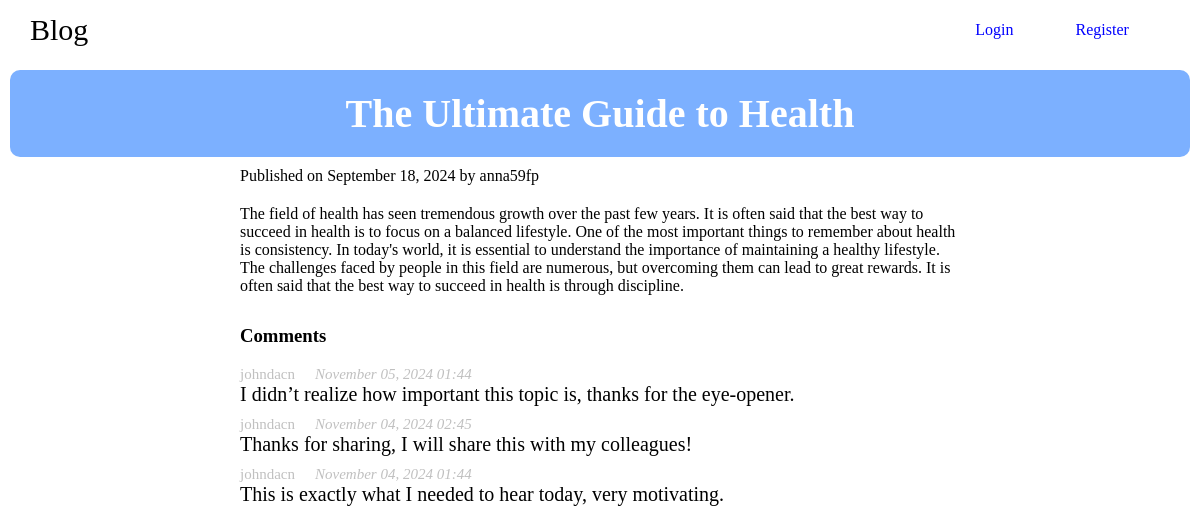
Page /post/7 on the committed database.
### blog/models.py (models this page shows, shortened)
class BlogPost(models.Model):
    author = models.ForeignKey(settings.AUTH_USER_MODEL, on_delete=models.CASCADE)
    title = models.CharField(max_length=200)
    content = models.TextField()
    created_at = models.DateTimeField(default=timezone.now)

class Comment(models.Model):
    author = models.ForeignKey(settings.AUTH_USER_MODEL, on_delete=models.CASCADE, related_name='comments')
    post = models.ForeignKey(BlogPost, on_delete=models.CASCADE, related_name='comments')
    content = models.TextField()
    created_at = models.DateTimeField(default=timezone.now)

### blog/views.py (the view)
# urls.py: path("post/<int:post_id>", views.post_detail, name="post_detail"),
def post_detail(request, post_id):
    post = get_object_or_404(BlogPost, id=post_id)
    comments = post.comments.all().order_by('-created_at')
    if request.method == 'POST':
        if request.user.is_authenticated:
            form = CommentForm(request.POST)
            if form.is_valid():
                comment = form.save(commit=False)
                comment.author = request.user
                comment.post = post
                comment.save()
                return redirect('post_detail', post_id=post.id)
        else:
            return redirect('login')
    else:
        form = CommentForm()
    return render(request, 'blog/post.html', {'post': post, 'comments': comments, 'form': form})

### blog/templates/blog/post.html (shortened to what this page needs)
{% extends "base.html" %}
{% block content %}
    {% if post %}
    <div class="post-details-title-container">
        <div style="font-size: 40px; font-weight: bold;">{{ post.title }}</div>
    </div>
    <div class="post-details-container">
        <div>
            <span>Published on {{ post.created_at|date:"F d, Y" }} by {{post.author}}</span>
        </div>
        <div class="post-details-content">
            {{ post.content }}
        </div>
        <h3>Comments</h3>
        <div class="comments-container">
            {% for comment in comments %}
                <div class="comment">
                    <div class="comment-info">
                        <div>{{ comment.author.username }}</div>
                        <div><em>{{ comment.created_at|date:"F d, Y H:i" }}</em></div>
                    </div>
                    <div class="comment-content">
                        {{ comment.content }}
                    </div>
                </div>
            {% endfor %}
        </div>
        {% else %}
        <p>No post found.</p>
        {% endif %}
    </div>
{% endblock %}

### blog/static/blog/css/navbar.css (style rules this page uses)
body { background-color: white; margin: 0px; padding: 0px; }

### blog/static/blog/css/post_details.css (style rules this page uses)
.post-details-title-container { width: 95%; margin-right: auto; margin-left: auto; background-color: rgb(124, 176, 255); margin-top: 10px; margin-bottom: 10px; border-radius: 10px; color: white; display: flex; flex-direction: column; justify-content: center; align-items: center; padding: 20px; }
.post-details-container { width: 60%; margin-left: auto; margin-right: auto; }
.post-details-content { word-wrap: break-word; overflow-wrap: break-word; width: 100%; margin-top: 20px; margin-bottom: 30px; }
.comment { width: 100%; margin-bottom: 10px; }
.comment-info { display: flex; flex-direction: row; justify-content: flex-start; font-size: 15px; color: silver; }
.comment-info div { margin-right: 20px; }
.comment-content { width: 100%; font-size: 20px; }

### rows in the picture
BlogPost: title "The Ultimate Guide to Health", created_at "September 18, 2024", author "anna59fp", content "The field of health has seen tremendous growth over the past few years. It is often said that the best way to succeed in health is to focus on a balanced lifestyle. One of the most important things to remember about health is consistency. In today's world, it is essential to understand the importance of maintaining a healthy lifestyle. The challenges faced by people in this field are numerous, but overcoming them can lead to great rewards. It is often said that the best way to succeed in health is through discipline."
Comment: author.username "johndacn", created_at "November 05, 2024 01:44", content "I didn’t realize how important this topic is, thanks for the eye-opener."
Comment: author.username "johndacn", created_at "November 04, 2024 02:45", content "Thanks for sharing, I will share this with my colleagues!"
Comment: author.username "johndacn", created_at "November 04, 2024 01:44", content "This is exactly what I needed to hear today, very motivating."
